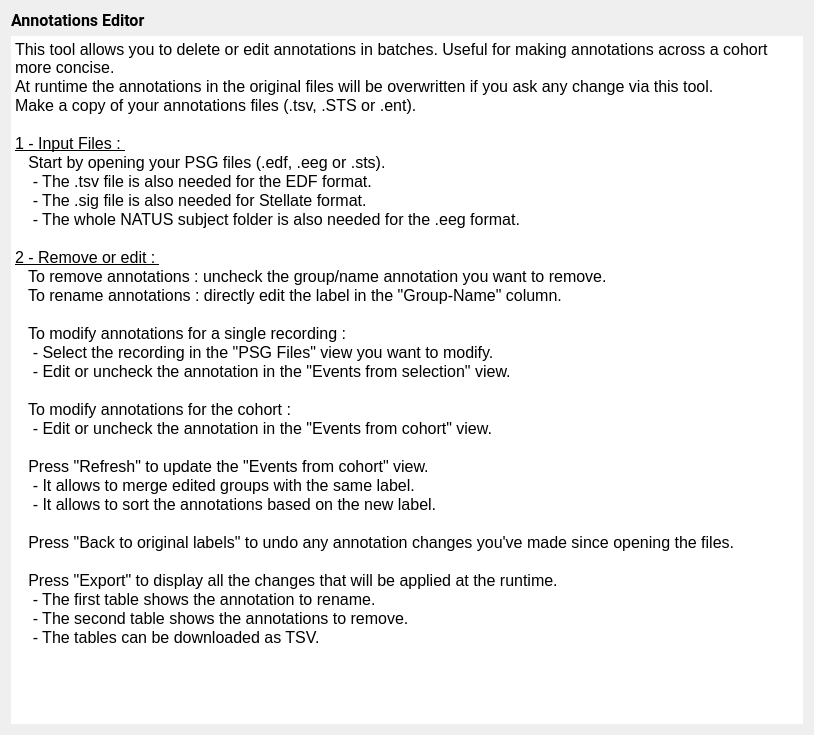
<?xml version="1.0" encoding="UTF-8"?>
<ui version="4.0">
 <class>AnnotIntroStep</class>
 <widget class="QWidget" name="AnnotIntroStep">
  <property name="geometry">
   <rect>
    <x>0</x>
    <y>0</y>
    <width>814</width>
    <height>735</height>
   </rect>
  </property>
  <property name="windowTitle">
   <string/>
  </property>
  <property name="styleSheet">
   <string notr="true">font: 12pt &quot;Roboto&quot;;</string>
  </property>
  <layout class="QHBoxLayout" name="horizontalLayout">
   <item>
    <layout class="QVBoxLayout" name="verticalLayout">
     <item>
      <widget class="QLabel" name="label">
       <property name="font">
        <font>
         <family>Roboto</family>
         <pointsize>12</pointsize>
         <weight>50</weight>
         <italic>false</italic>
         <bold>false</bold>
        </font>
       </property>
       <property name="text">
        <string>&lt;html&gt;&lt;head/&gt;&lt;body&gt;&lt;p&gt;&lt;span style=&quot; font-weight:600;&quot;&gt;Annotations Editor&lt;/span&gt;&lt;/p&gt;&lt;/body&gt;&lt;/html&gt;</string>
       </property>
      </widget>
     </item>
     <item>
      <widget class="QTextEdit" name="textEdit">
       <property name="frameShape">
        <enum>QFrame::NoFrame</enum>
       </property>
       <property name="frameShadow">
        <enum>QFrame::Plain</enum>
       </property>
       <property name="readOnly">
        <bool>true</bool>
       </property>
       <property name="html">
        <string>&lt;!DOCTYPE HTML PUBLIC &quot;-//W3C//DTD HTML 4.0//EN&quot; &quot;http://www.w3.org/TR/REC-html40/strict.dtd&quot;&gt;
&lt;html&gt;&lt;head&gt;&lt;meta name=&quot;qrichtext&quot; content=&quot;1&quot; /&gt;&lt;style type=&quot;text/css&quot;&gt;
p, li { white-space: pre-wrap; }
&lt;/style&gt;&lt;/head&gt;&lt;body style=&quot; font-family:'Roboto'; font-size:12pt font-weight:400; font-style:normal;&quot;&gt;
&lt;p style=&quot; margin-top:0px; margin-bottom:0px; margin-left:0px; margin-right:0px; -qt-block-indent:0; text-indent:0px;&quot;&gt;&lt;span style=&quot; font-family:'Roboto'; font-size:12pt;&quot;&gt;This tool allows you to delete or edit annotations in batches. Useful for making annotations across a cohort more concise. &lt;/span&gt;&lt;/p&gt;
&lt;p style=&quot; margin-top:0px; margin-bottom:0px; margin-left:0px; margin-right:0px; -qt-block-indent:0; text-indent:0px;&quot;&gt;&lt;span style=&quot; font-family:'Roboto'; font-size:12pt;&quot;&gt;At runtime the annotations in the original files will be overwritten if you ask any change via this tool.&lt;/span&gt;&lt;/p&gt;
&lt;p style=&quot; margin-top:0px; margin-bottom:0px; margin-left:0px; margin-right:0px; -qt-block-indent:0; text-indent:0px;&quot;&gt;&lt;span style=&quot; font-family:'Roboto'; font-size:12pt;&quot;&gt;Make a copy of your annotations files (.tsv, .STS or .ent).&lt;/span&gt;&lt;/p&gt;
&lt;p style=&quot;-qt-paragraph-type:empty; margin-top:0px; margin-bottom:0px; margin-left:0px; margin-right:0px; -qt-block-indent:0; text-indent:0px; font-family:'Roboto'; font-size:12pt;&quot;&gt;&lt;br /&gt;&lt;/p&gt;
&lt;p style=&quot; margin-top:0px; margin-bottom:0px; margin-left:0px; margin-right:0px; -qt-block-indent:0; text-indent:0px;&quot;&gt;&lt;span style=&quot; font-family:'Roboto'; font-size:12pt; text-decoration: underline;&quot;&gt;1 - Input Files : &lt;/span&gt;&lt;/p&gt;
&lt;p style=&quot; margin-top:0px; margin-bottom:0px; margin-left:0px; margin-right:0px; -qt-block-indent:0; text-indent:0px;&quot;&gt;&lt;span style=&quot; font-family:'Roboto'; font-size:12pt;&quot;&gt;   Start by opening your PSG files (.edf, .eeg or .sts). &lt;/span&gt;&lt;/p&gt;
&lt;p style=&quot; margin-top:0px; margin-bottom:0px; margin-left:0px; margin-right:0px; -qt-block-indent:0; text-indent:0px;&quot;&gt;&lt;span style=&quot; font-family:'Roboto'; font-size:12pt;&quot;&gt;    - The .tsv file is also needed for the EDF format. &lt;/span&gt;&lt;/p&gt;
&lt;p style=&quot; margin-top:0px; margin-bottom:0px; margin-left:0px; margin-right:0px; -qt-block-indent:0; text-indent:0px;&quot;&gt;&lt;span style=&quot; font-family:'Roboto'; font-size:12pt;&quot;&gt;    - The .sig file is also needed for Stellate format. &lt;/span&gt;&lt;/p&gt;
&lt;p style=&quot; margin-top:0px; margin-bottom:0px; margin-left:0px; margin-right:0px; -qt-block-indent:0; text-indent:0px;&quot;&gt;&lt;span style=&quot; font-family:'Roboto'; font-size:12pt;&quot;&gt;    - The whole NATUS subject folder is also needed for the .eeg format.&lt;/span&gt;&lt;/p&gt;
&lt;p style=&quot;-qt-paragraph-type:empty; margin-top:0px; margin-bottom:0px; margin-left:0px; margin-right:0px; -qt-block-indent:0; text-indent:0px; font-family:'Roboto'; font-size:12pt;&quot;&gt;&lt;br /&gt;&lt;/p&gt;
&lt;p style=&quot; margin-top:0px; margin-bottom:0px; margin-left:0px; margin-right:0px; -qt-block-indent:0; text-indent:0px;&quot;&gt;&lt;span style=&quot; font-family:'Roboto'; font-size:12pt; text-decoration: underline;&quot;&gt;2 - Remove or edit : &lt;/span&gt;&lt;/p&gt;
&lt;p style=&quot; margin-top:0px; margin-bottom:0px; margin-left:0px; margin-right:0px; -qt-block-indent:0; text-indent:0px;&quot;&gt;&lt;span style=&quot; font-family:'Roboto'; font-size:12pt;&quot;&gt;   To remove annotations : uncheck the group/name annotation you want to remove.&lt;/span&gt;&lt;/p&gt;
&lt;p style=&quot; margin-top:0px; margin-bottom:0px; margin-left:0px; margin-right:0px; -qt-block-indent:0; text-indent:0px;&quot;&gt;&lt;span style=&quot; font-family:'Roboto'; font-size:12pt;&quot;&gt;   To rename annotations : directly edit the label in the &amp;quot;Group-Name&amp;quot; column.&lt;/span&gt;&lt;/p&gt;
&lt;p style=&quot;-qt-paragraph-type:empty; margin-top:0px; margin-bottom:0px; margin-left:0px; margin-right:0px; -qt-block-indent:0; text-indent:0px; font-family:'Roboto'; font-size:12pt;&quot;&gt;&lt;br /&gt;&lt;/p&gt;
&lt;p style=&quot; margin-top:0px; margin-bottom:0px; margin-left:0px; margin-right:0px; -qt-block-indent:0; text-indent:0px;&quot;&gt;&lt;span style=&quot; font-family:'Roboto'; font-size:12pt;&quot;&gt;   To modify annotations for a single recording :&lt;/span&gt;&lt;/p&gt;
&lt;p style=&quot; margin-top:0px; margin-bottom:0px; margin-left:0px; margin-right:0px; -qt-block-indent:0; text-indent:0px;&quot;&gt;&lt;span style=&quot; font-family:'Roboto'; font-size:12pt;&quot;&gt;    - Select the recording in the &amp;quot;PSG Files&amp;quot; view you want to modify.&lt;/span&gt;&lt;/p&gt;
&lt;p style=&quot; margin-top:0px; margin-bottom:0px; margin-left:0px; margin-right:0px; -qt-block-indent:0; text-indent:0px;&quot;&gt;&lt;span style=&quot; font-family:'Roboto'; font-size:12pt;&quot;&gt;    - Edit or uncheck the annotation in the &amp;quot;Events from selection&amp;quot; view.&lt;/span&gt;&lt;/p&gt;
&lt;p style=&quot;-qt-paragraph-type:empty; margin-top:0px; margin-bottom:0px; margin-left:0px; margin-right:0px; -qt-block-indent:0; text-indent:0px; font-family:'Roboto'; font-size:12pt;&quot;&gt;&lt;br /&gt;&lt;/p&gt;
&lt;p style=&quot; margin-top:0px; margin-bottom:0px; margin-left:0px; margin-right:0px; -qt-block-indent:0; text-indent:0px;&quot;&gt;&lt;span style=&quot; font-family:'Roboto'; font-size:12pt;&quot;&gt;   To modify annotations for the cohort :&lt;/span&gt;&lt;/p&gt;
&lt;p style=&quot; margin-top:0px; margin-bottom:0px; margin-left:0px; margin-right:0px; -qt-block-indent:0; text-indent:0px;&quot;&gt;&lt;span style=&quot; font-family:'Roboto'; font-size:12pt;&quot;&gt;    - Edit or uncheck the annotation in the &amp;quot;Events from cohort&amp;quot; view.&lt;/span&gt;&lt;/p&gt;
&lt;p style=&quot;-qt-paragraph-type:empty; margin-top:0px; margin-bottom:0px; margin-left:0px; margin-right:0px; -qt-block-indent:0; text-indent:0px; font-family:'Roboto'; font-size:12pt;&quot;&gt;&lt;br /&gt;&lt;/p&gt;
&lt;p style=&quot; margin-top:0px; margin-bottom:0px; margin-left:0px; margin-right:0px; -qt-block-indent:0; text-indent:0px;&quot;&gt;&lt;span style=&quot; font-family:'Roboto'; font-size:12pt;&quot;&gt;   Press &amp;quot;Refresh&amp;quot; to update the &amp;quot;Events from cohort&amp;quot; view.&lt;/span&gt;&lt;/p&gt;
&lt;p style=&quot; margin-top:0px; margin-bottom:0px; margin-left:0px; margin-right:0px; -qt-block-indent:0; text-indent:0px;&quot;&gt;&lt;span style=&quot; font-family:'Roboto'; font-size:12pt;&quot;&gt;    - It allows to merge edited groups with the same label.&lt;/span&gt;&lt;/p&gt;
&lt;p style=&quot; margin-top:0px; margin-bottom:0px; margin-left:0px; margin-right:0px; -qt-block-indent:0; text-indent:0px;&quot;&gt;&lt;span style=&quot; font-family:'Roboto'; font-size:12pt;&quot;&gt;    - It allows to sort the annotations based on the new label.&lt;/span&gt;&lt;/p&gt;
&lt;p style=&quot;-qt-paragraph-type:empty; margin-top:0px; margin-bottom:0px; margin-left:0px; margin-right:0px; -qt-block-indent:0; text-indent:0px; font-family:'Roboto'; font-size:12pt;&quot;&gt;&lt;br /&gt;&lt;/p&gt;
&lt;p style=&quot; margin-top:0px; margin-bottom:0px; margin-left:0px; margin-right:0px; -qt-block-indent:0; text-indent:0px;&quot;&gt;&lt;span style=&quot; font-family:'Roboto'; font-size:12pt;&quot;&gt;   Press &amp;quot;Back to original labels&amp;quot; to undo any annotation changes you've made since opening the files.&lt;/span&gt;&lt;/p&gt;
&lt;p style=&quot;-qt-paragraph-type:empty; margin-top:0px; margin-bottom:0px; margin-left:0px; margin-right:0px; -qt-block-indent:0; text-indent:0px; font-family:'Roboto'; font-size:12pt;&quot;&gt;&lt;br /&gt;&lt;/p&gt;
&lt;p style=&quot; margin-top:0px; margin-bottom:0px; margin-left:0px; margin-right:0px; -qt-block-indent:0; text-indent:0px;&quot;&gt;&lt;span style=&quot; font-family:'Roboto'; font-size:12pt;&quot;&gt;   Press &amp;quot;Export&amp;quot; to display all the changes that will be applied at the runtime.&lt;/span&gt;&lt;/p&gt;
&lt;p style=&quot; margin-top:0px; margin-bottom:0px; margin-left:0px; margin-right:0px; -qt-block-indent:0; text-indent:0px;&quot;&gt;&lt;span style=&quot; font-family:'Roboto'; font-size:12pt;&quot;&gt;    - The first table shows the annotation to rename.&lt;/span&gt;&lt;/p&gt;
&lt;p style=&quot; margin-top:0px; margin-bottom:0px; margin-left:0px; margin-right:0px; -qt-block-indent:0; text-indent:0px;&quot;&gt;&lt;span style=&quot; font-family:'Roboto'; font-size:12pt;&quot;&gt;    - The second table shows the annotations to remove.&lt;/span&gt;&lt;/p&gt;
&lt;p style=&quot; margin-top:0px; margin-bottom:0px; margin-left:0px; margin-right:0px; -qt-block-indent:0; text-indent:0px;&quot;&gt;&lt;span style=&quot; font-family:'Roboto'; font-size:12pt;&quot;&gt;    - The tables can be downloaded as TSV.&lt;/span&gt;&lt;/p&gt;&lt;/body&gt;&lt;/html&gt;</string>
       </property>
      </widget>
     </item>
    </layout>
   </item>
  </layout>
 </widget>
 <resources>
  <include location="../../../../../snooz-toolbox/src/main/python/ui/themes/themes.qrc"/>
 </resources>
 <connections/>
</ui>
